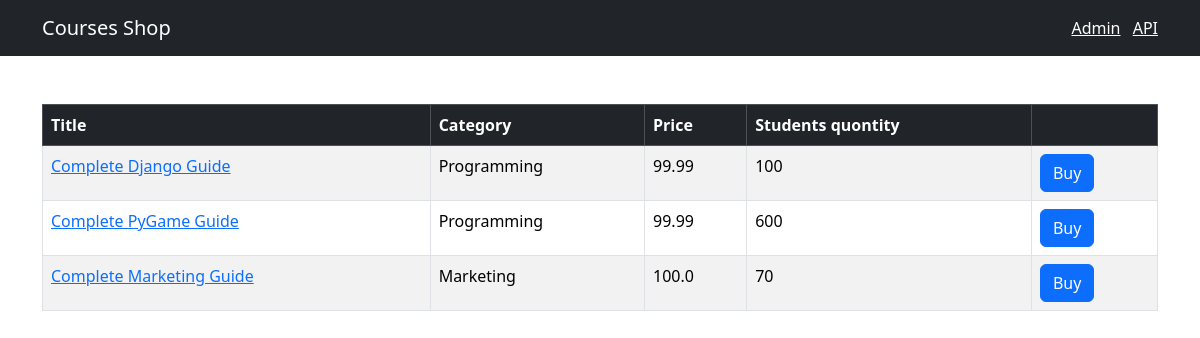
Before: / with the older database file.
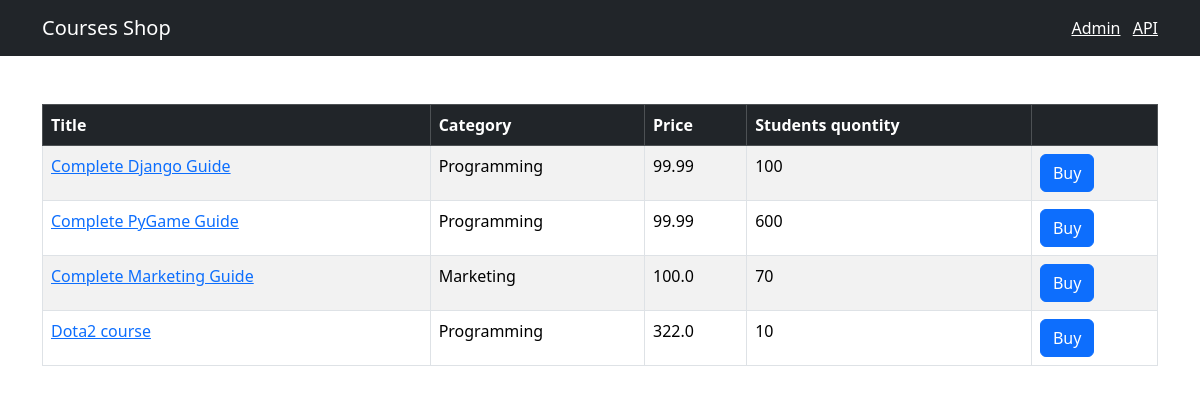
After: the same page with the newer database file.
### shop/models.py (models this page shows, shortened)
class Course(models.Model):
    title = models.CharField(max_length=255)
    price = models.FloatField()
    students_qty = models.IntegerField()
    reviews_qty = models.IntegerField()
    category = models.ForeignKey(Category, on_delete=models.CASCADE)
    created_at = models.DateTimeField(default=timezone.now)

class Category(models.Model):
    title = models.CharField(max_length=255)
    created_at = models.DateTimeField(default=timezone.now)
    def __str__(self):
        return self.title

### shop/views.py (the view)
# urls.py: path('', include(api.urls), name='index')
def index(request):
    courses = Course.objects.all()
    return render(request, 'shop/courses.html', {'courses':courses})

### templates/shop/courses.html (shortened to what this page needs)
{% extends "base.html" %}
{% block content %}
<table class="table mt-5 table-bordered table-striped table-hover">
    <thead class="table-dark">
        <tr>
            <th>Title</th>
            <th>Category</th>
            <th>Price</th>
            <th>Students quontity</th>
            <th></th>
        </tr>
    </thead>
    <tbody>
        {% for course in courses %}
        <tr>
            <td>
                <a href={% url "shop:single_course" course.id%}>{{ course.title }}</a>
            </td>
            <td>{{ course.category }}</td>
            <td>{{ course.price }}</td>
            <td>{{ course.students_qty }}</td>
            <td><button class="btn btn-primary">Buy</button></td>
        </tr>
        {% endfor %}
    </tbody>
</table>
{% endblock content %}

### templates/base.html (shortened to what this page needs)
<!DOCTYPE html>
<html lang="en">
<head>
    <link href="https://cdn.jsdelivr.net/npm/bootstrap@5.3.8/dist/css/bootstrap.min.css" rel="stylesheet">
</head>
<body>
    <nav class="navbar navbar-dark bg-dark">
        <div class="container">
            <a href="{% url "shop:index" %}" class="navbar-brand">Courses Shop</a>
            <span class="navbar-text">
                <a href="/admin/" class="me-2" target="_blank">Admin</a>
                <a href="/api/v1/" target="_blank">API</a>
            </span>
        </div>
    </nav>
    <main class="container">
        {% block content %}
        {% endblock %}
    </main>
</body>
</html>

Changed rows visible on the page:
added Course: title "Dota2 course", category "Programming", price "322.0", students_qty "10"
